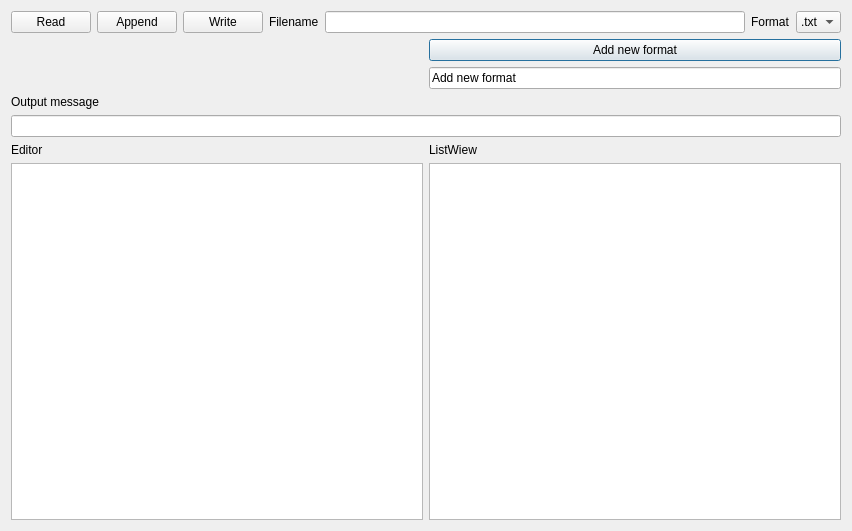
<?xml version="1.0" encoding="UTF-8"?>
<ui version="4.0">
 <class>Dialog</class>
 <widget class="QDialog" name="Dialog">
  <property name="geometry">
   <rect>
    <x>0</x>
    <y>0</y>
    <width>852</width>
    <height>531</height>
   </rect>
  </property>
  <property name="windowTitle">
   <string>Dialog</string>
  </property>
  <layout class="QGridLayout" name="gridLayout">
   <item row="1" column="1">
    <widget class="QPushButton" name="btnAddFormat">
     <property name="text">
      <string>Add new format</string>
     </property>
    </widget>
   </item>
   <item row="2" column="1">
    <widget class="QLineEdit" name="LEFormat">
     <property name="text">
      <string>Add new format</string>
     </property>
    </widget>
   </item>
   <item row="4" column="0">
    <widget class="QLabel" name="label">
     <property name="text">
      <string>Output message</string>
     </property>
    </widget>
   </item>
   <item row="10" column="0">
    <layout class="QHBoxLayout" name="horizontalLayout_2"/>
   </item>
   <item row="8" column="1">
    <widget class="QLabel" name="label_5">
     <property name="text">
      <string>ListWiew</string>
     </property>
    </widget>
   </item>
   <item row="6" column="0" colspan="2">
    <widget class="QLineEdit" name="LEoutPut"/>
   </item>
   <item row="0" column="0" colspan="2">
    <layout class="QHBoxLayout" name="horizontalLayout">
     <item>
      <widget class="QPushButton" name="btnRead">
       <property name="text">
        <string>Read</string>
       </property>
      </widget>
     </item>
     <item>
      <widget class="QPushButton" name="pushButton_2">
       <property name="text">
        <string>Append</string>
       </property>
      </widget>
     </item>
     <item>
      <widget class="QPushButton" name="btnWrite">
       <property name="text">
        <string>Write</string>
       </property>
      </widget>
     </item>
     <item>
      <widget class="QLabel" name="label_2">
       <property name="text">
        <string>Filename</string>
       </property>
      </widget>
     </item>
     <item>
      <widget class="QLineEdit" name="LEFileName"/>
     </item>
     <item>
      <widget class="QLabel" name="label_4">
       <property name="text">
        <string>Format</string>
       </property>
      </widget>
     </item>
     <item>
      <widget class="QComboBox" name="CMBfileFormat">
       <property name="minimumSize">
        <size>
         <width>30</width>
         <height>10</height>
        </size>
       </property>
       <item>
        <property name="text">
         <string>.txt</string>
        </property>
       </item>
      </widget>
     </item>
    </layout>
   </item>
   <item row="9" column="0">
    <widget class="QTextEdit" name="txtEdit">
     <property name="minimumSize">
      <size>
       <width>0</width>
       <height>0</height>
      </size>
     </property>
    </widget>
   </item>
   <item row="8" column="0">
    <widget class="QLabel" name="label_3">
     <property name="text">
      <string>Editor</string>
     </property>
    </widget>
   </item>
   <item row="9" column="1">
    <widget class="QListWidget" name="listWidget"/>
   </item>
  </layout>
 </widget>
 <resources/>
 <connections/>
</ui>
